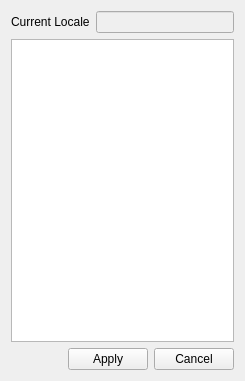
<?xml version="1.0" encoding="UTF-8"?>
<ui version="4.0">
 <class>widgetLocale</class>
 <widget class="QWidget" name="widgetLocale">
  <property name="geometry">
   <rect>
    <x>0</x>
    <y>0</y>
    <width>245</width>
    <height>381</height>
   </rect>
  </property>
  <property name="windowTitle">
   <string>Select Locale</string>
  </property>
  <layout class="QVBoxLayout" name="verticalLayout">
   <item>
    <layout class="QHBoxLayout" name="horizontalLayout">
     <item>
      <widget class="QLabel" name="label">
       <property name="text">
        <string>Current Locale</string>
       </property>
      </widget>
     </item>
     <item>
      <widget class="QLineEdit" name="lineCurrentLocale">
       <property name="enabled">
        <bool>false</bool>
       </property>
       <property name="alignment">
        <set>Qt::AlignCenter</set>
       </property>
      </widget>
     </item>
    </layout>
   </item>
   <item>
    <widget class="QListWidget" name="localeListWidget"/>
   </item>
   <item>
    <layout class="QHBoxLayout" name="horizontalLayout_2">
     <item>
      <spacer name="horizontalSpacer">
       <property name="orientation">
        <enum>Qt::Horizontal</enum>
       </property>
       <property name="sizeHint" stdset="0">
        <size>
         <width>40</width>
         <height>20</height>
        </size>
       </property>
      </spacer>
     </item>
     <item>
      <widget class="QPushButton" name="pushApply">
       <property name="text">
        <string>Apply</string>
       </property>
      </widget>
     </item>
     <item>
      <widget class="QPushButton" name="pushCancel">
       <property name="text">
        <string>Cancel</string>
       </property>
      </widget>
     </item>
    </layout>
   </item>
  </layout>
 </widget>
 <resources/>
 <connections/>
</ui>
